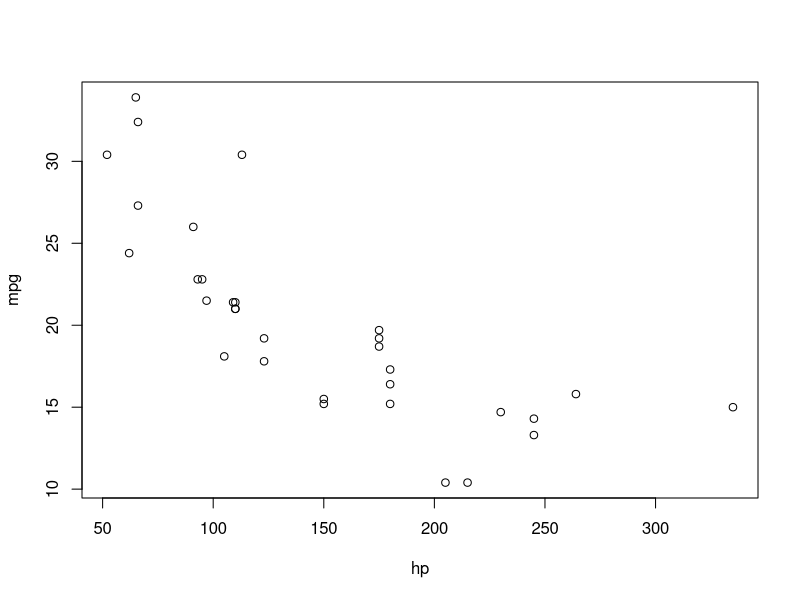

This figure's R source:
## ---- chunk 1
with(mtcars, plot(mpg ~ hp))
